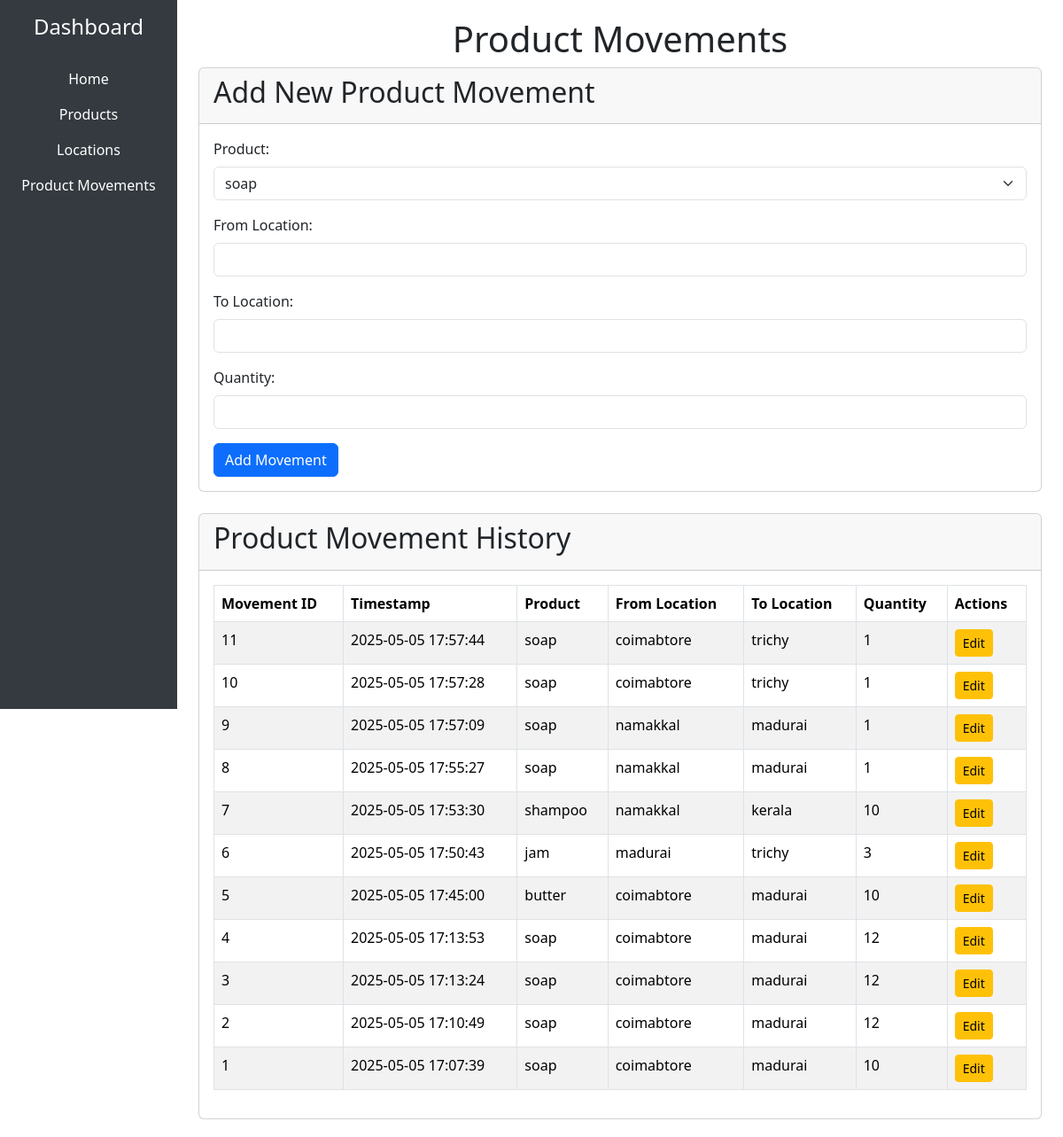
Page /product_movements on the committed database.
### tables this page shows
CREATE TABLE ProductMovement (
            movement_id INTEGER PRIMARY KEY AUTOINCREMENT,
            timestamp DATETIME DEFAULT CURRENT_TIMESTAMP,
            from_location TEXT NOT NULL,
            to_location TEXT,
            product_id INTEGER,
            qty INTEGER NOT NULL,
            FOREIGN KEY(product_id) REFERENCES products(product_id)
        );

CREATE TABLE products (
            product_id INTEGER PRIMARY KEY AUTOINCREMENT,
            product_name TEXT NOT NULL,
            quantity INTEGER NOT NULL,
            price REAL NOT NULL
        );

### app.py (the view)
@app.route('/product_movements')
def product_movements():
    movements = get_product_movements_with_names()
    products = get_products()
    return render_template('product_movements.html', movements=movements, products=products)

### models.py (called while the page is built)
def get_products():
    conn = sqlite3.connect(DB_path)
    cursor = conn.cursor()
    cursor.execute('SELECT * FROM products')
    products = cursor.fetchall()
    conn.close()
    return products

def get_product_movements_with_names():
    conn = sqlite3.connect(DB_path)
    cursor = conn.cursor()
    cursor.execute('''
        SELECT pm.movement_id, pm.timestamp, p.product_name,
               pm.from_location, pm.to_location, pm.qty
        FROM ProductMovement pm
        LEFT JOIN products p ON pm.product_id = p.product_id
        ORDER BY pm.timestamp DESC
    ''')
    movements = cursor.fetchall()
    conn.close()
    return movements

### templates/product_movements.html
{% extends 'base.html' %}
{% block content %}
    <h1 class="text-center">Product Movements</h1>
    <div class="card mb-4">
        <div class="card-header">
            <h2>Add New Product Movement</h2>
        </div>
        <div class="card-body">
            <form action="{{ url_for('add_product_movement_route') }}" method="POST">
                <div class="mb-3">
                    <label for="product_id" class="form-label">Product:</label>
                    <select class="form-select" name="product_id" required>
                        {% for product in products %}
                            <option value="{{ product[0] }}">{{ product[1] }}</option>
                        {% endfor %}
                    </select>
                </div>
                <div class="mb-3">
                    <label for="from_location" class="form-label">From Location:</label>
                    <input type="text" class="form-control" name="from_location" required>
                </div>
                <div class="mb-3">
                    <label for="to_location" class="form-label">To Location:</label>
                    <input type="text" class="form-control" name="to_location">
                </div>
                <div class="mb-3">
                    <label for="qty" class="form-label">Quantity:</label>
                    <input type="number" class="form-control" name="qty" required>
                </div>
                <button type="submit" class="btn btn-primary">Add Movement</button>
            </form>
        </div>
    </div>
    <div class="card">
        <div class="card-header">
            <h2>Product Movement History</h2>
        </div>
        <div class="card-body">
            <table class="table table-bordered table-striped">
                <thead>
                    <tr>
                        <th>Movement ID</th>
                        <th>Timestamp</th>
                        <th>Product</th>
                        <th>From Location</th>
                        <th>To Location</th>
                        <th>Quantity</th>
                        <th>Actions</th>
                    </tr>
                </thead>
                <tbody>
                    {% for movement in movements %}
                    <tr>
                        <td>{{ movement[0] }}</td>
                        <td>{{ movement[1] }}</td>
                        <td>{{ movement[2] }}</td>
                        <td>{{ movement[3] }}</td>
                        <td>{{ movement[4] }}</td>
                        <td>{{ movement[5] }}</td>
                        <td>
                            <a href="{{ url_for('edit_product_movement_route', movement_id=movement[0]) }}" class="btn btn-warning btn-sm">Edit</a>
                        </td>
                    </tr>
                    {% endfor %}
                </tbody>
            </table>
        </div>
    </div>
{% endblock %}

### rows in the picture
ProductMovement: movement_id "11", timestamp "2025-05-05 17:57:44", product_name "soap", from_location "coimabtore", to_location "trichy", qty "1"
ProductMovement: movement_id "10", timestamp "2025-05-05 17:57:28", product_name "soap", from_location "coimabtore", to_location "trichy", qty "1"
ProductMovement: movement_id "9", timestamp "2025-05-05 17:57:09", product_name "soap", from_location "namakkal", to_location "madurai", qty "1"
ProductMovement: movement_id "8", timestamp "2025-05-05 17:55:27", product_name "soap", from_location "namakkal", to_location "madurai", qty "1"
ProductMovement: movement_id "7", timestamp "2025-05-05 17:53:30", product_name "shampoo", from_location "namakkal", to_location "kerala", qty "10"
ProductMovement: movement_id "6", timestamp "2025-05-05 17:50:43", product_name "jam", from_location "madurai", to_location "trichy", qty "3"
ProductMovement: movement_id "5", timestamp "2025-05-05 17:45:00", product_name "butter", from_location "coimabtore", to_location "madurai", qty "10"
ProductMovement: movement_id "4", timestamp "2025-05-05 17:13:53", product_name "soap", from_location "coimabtore", to_location "madurai", qty "12"
ProductMovement: movement_id "3", timestamp "2025-05-05 17:13:24", product_name "soap", from_location "coimabtore", to_location "madurai", qty "12"
ProductMovement: movement_id "2", timestamp "2025-05-05 17:10:49", product_name "soap", from_location "coimabtore", to_location "madurai", qty "12"
ProductMovement: movement_id "1", timestamp "2025-05-05 17:07:39", product_name "soap", from_location "coimabtore", to_location "madurai", qty "10"

### other values in the picture
form field product_id "soap"
